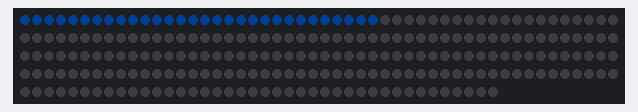
Bench run of a sketch on a simulated Arduino Uno, built with avr-gcc and run on an emulated ATmega328P. Parts: 240 RGB LEDs in strip order, left to right, continuing on the next row. Dim RGB values are drawn brighter than linear; what the sketch prints to the serial monitor is not drawn.

Above: at 0.6 s.

The sketch:

ReadColours.ino
```cpp
#include "FastSPI_LED2.h"

#define CONTROL_PIN 13

#define NUM_LEDS 240
#define USE_LEDS 30

struct CRGB leds[NUM_LEDS];

void setup() {
  // sanity check delay - allows reprogramming if accidently blowing power w/leds
  delay(500);

  // For safety (to prevent too high of a power draw), the test case defaults to
  // setting brightness to 25% brightness
  LEDS.setBrightness(64);

  LEDS.addLeds<WS2811, CONTROL_PIN, GRB>(leds, NUM_LEDS);

  LEDS.clear();

  for (int i = 0; i < USE_LEDS; i++) {
    leds[i] = CRGB(0, 30, 64);
  }
  LEDS.show();

  Serial.begin(57600);

  // signal read to receive data
  Serial.println("x");
}

int idx = 0;
uint8_t bytes[USE_LEDS * 3];

void loop() {

  while (Serial.available() > 2) {
    // read series of 3 bytes into r,g,b for each led up to USE_LEDS, then show it.
    // TODO more efficient way to read data directly into data structure?

    //for (int i = 0; i < USE_LEDS; i++) {
      leds[idx].r = Serial.read();
      leds[idx].g = Serial.read();
      leds[idx].b = Serial.read();
    //}

    idx++;

    //Serial.println("read one led");
    //Serial.println(idx);
  }

  if (idx == USE_LEDS) {
    //Serial.println("row read");

    LEDS.show();

    idx = 0;

    // signal read to receive data
    Serial.println("x");
  }
}

// z  z  z  z  z  z  z  z  z  z  z  z  z  z  z  z  z  z  z  z  z  z  z  z  z  z  z  z  z  z
```
